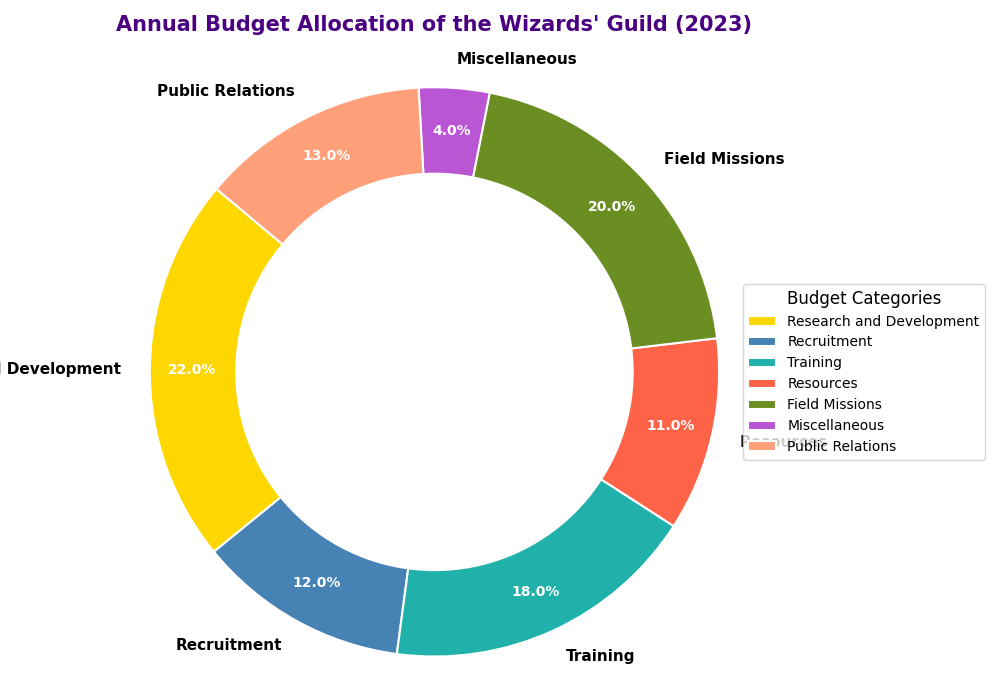

Recreate this plot in Python.
import matplotlib.pyplot as plt

categories = [
    'Research and Development', 
    'Recruitment', 
    'Training', 
    'Resources', 
    'Field Missions', 
    'Miscellaneous',
    'Public Relations'
]
budgets = [22, 12, 18, 11, 20, 4, 13]

# Manually shuffled colors for each category
colors = ['#ffd700', '#4682b4', '#20b2aa', '#ff6347', '#6b8e23', '#ba55d3', '#ffa07a']

fig, ax = plt.subplots(figsize=(10, 7))

wedges, texts, autotexts = ax.pie(
    budgets,
    labels=categories,
    colors=colors,
    autopct='%1.1f%%',
    pctdistance=0.85,
    startangle=140,
    wedgeprops=dict(edgecolor='w', linewidth=1.5)
)

centre_circle = plt.Circle((0, 0), 0.70, fc='white')
fig.gca().add_artist(centre_circle)

ax.axis('equal')

plt.setp(autotexts, size=10, weight="bold", color="white")
plt.setp(texts, size=11, weight="bold")

ax.set_title("Annual Budget Allocation of the Wizards' Guild (2023)", fontsize=15, fontweight='bold', pad=20, color='#4b0082')

ax.legend(wedges, categories, title="Budget Categories", loc="center left", bbox_to_anchor=(1, 0.5), fontsize=10, title_fontsize='12')

plt.tight_layout()
plt.show()
